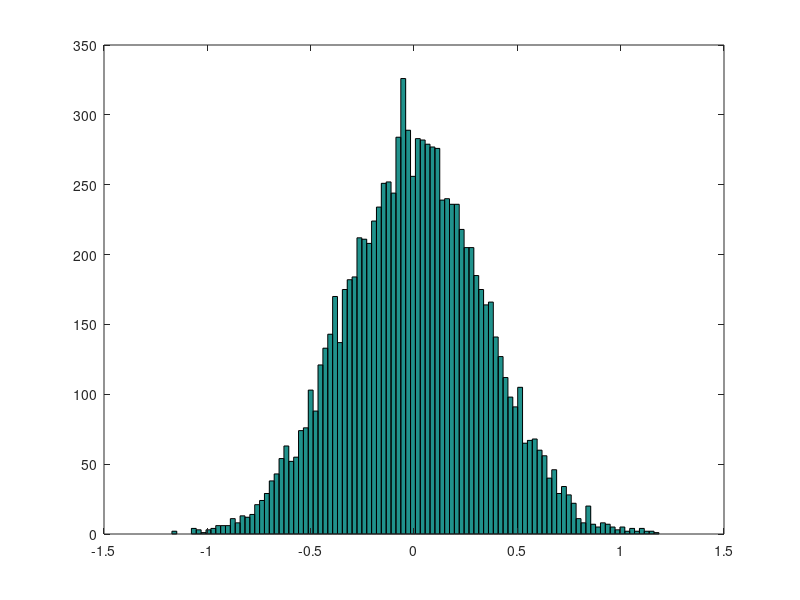

Source code (MATLAB):
clear all;
N = 256;
M = 10000;

for k = 1:N-1
    m = N+1-k;
    alpha = sqrt(2*log(m*sqrt(2/pi)));
    W = alpha*sqrt(1-2*log(alpha)/(1+alpha^2));
    mu2(k) = 1/W^2 * (1-(sqrt(2/pi)*W*exp(-W^2/2))/(erf(W/sqrt(2))));
end

for i = 1:M
    A1 = randn(N,1); A2 = randn(N,1); A3 = randn(N,1); 
    l21 = sqrt(mu2(1))*randn(1);
    l31 = sqrt(mu2(1))*randn(1);
    l32a = sqrt(mu2(2))*randn(1);
    l32 = sqrt(mu2(2))*randn(1);

    val0(i) = std(A3 + l32a*A2 + l31*(1+l32a)*A1);
    val(i) = std(A3 + l32a*A2 + l31*(1+l32a)*A1);
    val2(i) = std(A3 + l32a*A2 + l31*A1);

    % Why do these two give the same answer?
    valb(i) = std(l31*(1+l32)*A1);
    valc(i) = std(l31*A1);

    % When these two do not give the same answer?
    vald(i) = var(l31*(1+l32)*A1);
    vale(i) = var(l31*A1);
    x(i) = l31;
end
mean(valb)-mean(valc)
mean(vald)-mean(vale)
mu2(1)*mu2(2)
hist(x,sqrt(M))
%mean(val2)
%sqrt(1+mu2(1)+mu2(2))
%sqrt(1+mu2(1)+mu2(2)+mu2(1)*(1+sqrt(mu2(2))^2))
